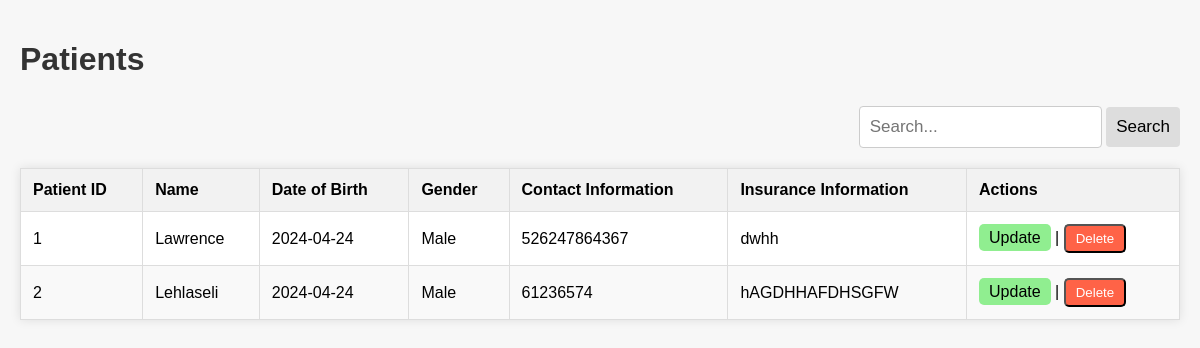
Page /patients on the committed database.
### tables this page shows
CREATE TABLE patients (
        PatientID INTEGER PRIMARY KEY,
        Name TEXT,
        DateOfBirth TEXT,
        Gender TEXT,
        ContactInformation TEXT,
        InsuranceInformation TEXT
    );

### app.py (the view)
@app.route('/patients', methods=['GET'])
def get_patients():
    conn = sqlite3.connect('ntsoekhe.db')
    cursor = conn.cursor()
    cursor.execute('SELECT * FROM patients')
    patients = cursor.fetchall()
    conn.close()
    patient_list = [{'PatientID': patient[0], 'Name': patient[1], 'DateOfBirth': patient[2], 'Gender': patient[3], 'ContactInformation': patient[4], 'InsuranceInformation': patient[5]} for patient in patients]
    return render_template('display_patients.html', patients=patient_list)

### templates/display_patients.html (shortened to what this page needs)
<!DOCTYPE html>
<html lang="en">
<head>
</head>
<body>
    <h1>Patients</h1>
    <div class="search-container">
        <input type="text" placeholder="Search...">
        <button type="submit">Search</button>
    </div>
    <table>
        <thead>
            <tr>
                <th>Patient ID</th>
                <th>Name</th>
                <th>Date of Birth</th>
                <th>Gender</th>
                <th>Contact Information</th>
                <th>Insurance Information</th>
                <th>Actions</th>
            </tr>
        </thead>
        <tbody>
            {% for patient in patients %}
            <tr>
                <td>{{ patient.PatientID }}</td>
                <td>{{ patient.Name }}</td>
                <td>{{ patient.DateOfBirth }}</td>
                <td>{{ patient.Gender }}</td>
                <td>{{ patient.ContactInformation }}</td>
                <td>{{ patient.InsuranceInformation }}</td>
                <td>
                    <a href="/patients/update/{{ patient.PatientID }}" class="action-link update-link">Update</a> |
                    <button class="action-link delete-link" data-id="{{ patient.PatientID }}">Delete</button>
                </td>
            </tr>
            {% endfor %}
        </tbody>
    </table>
</body>
</html>

### templates/display_patients.html (style rules this page uses)
body { font-family: Arial, sans-serif; background-color: #f7f7f7; margin: 0; padding: 20px; }
h1 { color: #333333; margin-bottom: 20px; }
table { width: 100%; border-collapse: collapse; background-color: #ffffff; box-shadow: 0 0 10px rgba(0, 0, 0, 0.1); }
th, td { border: 1px solid #dddddd; text-align: left; padding: 12px; }
th { background-color: #f2f2f2; }
tr:nth-child(even) { background-color: #f9f9f9; }
.action-link { padding: 5px 10px; border-radius: 5px; text-decoration: none; color: black; }
.update-link { background-color: lightgreen; }
.delete-link { background-color: tomato; color: white; }
.search-container { margin-bottom: 20px; text-align: right; }
.search-container input[type=text] { padding: 10px; margin-top: 8px; font-size: 17px; border: 1px solid #ccc; border-radius: 4px; box-sizing: border-box; }
.search-container button { padding: 10px; margin-top: 8px; font-size: 17px; border: none; cursor: pointer; background: #ddd; border-radius: 4px; box-sizing: border-box; }

### rows in the picture
patients: PatientID "1", Name "Lawrence", DateOfBirth "2024-04-24", Gender "Male", ContactInformation "526247864367", InsuranceInformation "dwhh"
patients: PatientID "2", Name "Lehlaseli", DateOfBirth "2024-04-24", Gender "Male", ContactInformation "61236574", InsuranceInformation "hAGDHHAFDHSGFW"
